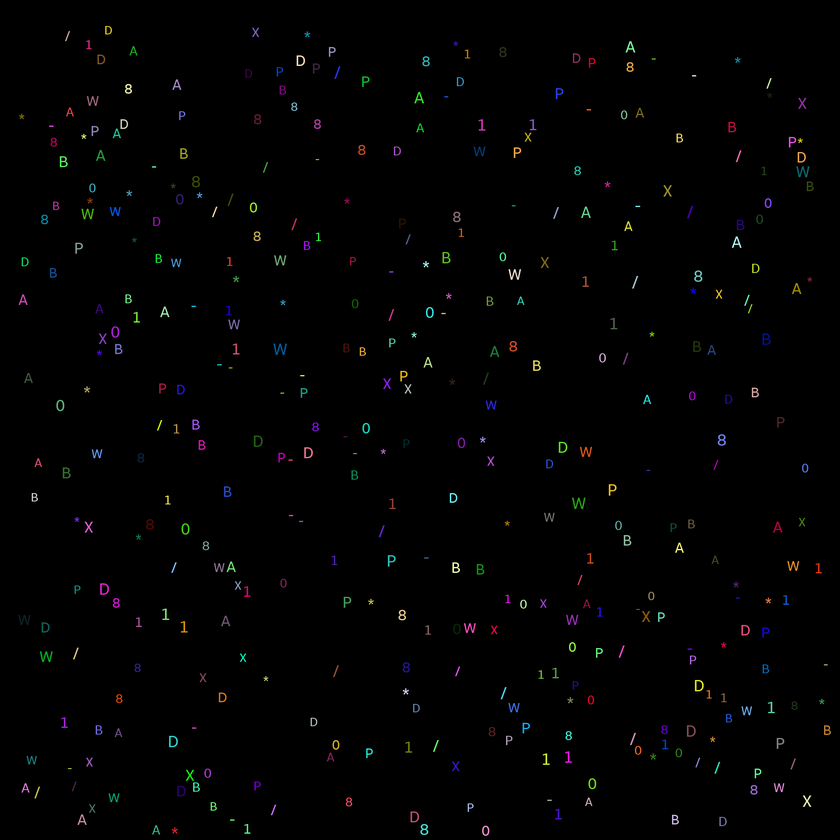
#> input picture LetterRecognition/images/symbols.png, 840 x 840 px, shrunk from 2000 x 2000 before the run
$ python alphabet.py
#> lines starting #> are read from the running program, lines starting #| are printed output that depends on the picture; after the words box and inside, x2 and y2 are one past the last pixel; in counts of white or black regions, pixels touching at a corner belong together; long printed decimals are rounded
# -*- coding: utf-8 -*-
import numpy as np
from skimage import filters
from skimage.measure import label, regionprops
from skimage import morphology
from skimage import draw
import matplotlib.pyplot as plt
import collections


def count_holes(s):
    s = np.logical_not(s).astype('uint8')

    ss = np.ones((s.shape[0] + 2, s.shape[1] + 2))
    ss[1:-1, 1:-1] = s

    LBs = label(ss)
    LBs[LBs == 1] = 0

    return len(np.unique(LBs))-1

def count_hatch(s):
    up = s[0, :]
    upe = np.zeros(len(up) + 2)
    upe[1: -1] = up
    upe = np.abs(np.diff(upe))

    intervals = np.where(upe > 0)[0]
    points_up = []

    for p1, p2 in zip( intervals[::2], intervals[1::2]):
        points_up.append((p2+p1) // 2)
#    print(points_up)

    down = s[-1, :]
    downe = np.zeros(len(down) + 2)
    downe[1: -1] = down
    downe = np.abs(np.diff(downe))

    intervals = np.where(downe > 0)[0]
    points_down = []

    for p1, p2 in zip( intervals[::2], intervals[1::2]):
        points_down.append((p2+p1) // 2)
    h = 0
    for p1 in points_up:
        for p2 in points_down:
            line = draw.line(0, p1, s.shape[0]-1, p2)

            if np.all(s[line] == 1):
                h += 1
    if h ==0:
        h = has_vline(s)
    return h

def has_vline(s):
    line = np.sum(s, 0) // s.shape[0]
    return 1 in line

def symb_center(s):
    s = np.logical_not(s).astype('uint8')

    ss = np.ones((s.shape[0] + 2, s.shape[1] + 2))
    ss[1:-1, 1:-1] = s

    LBs = label(ss)
    LBs[LBs == 1] = 0

#    labels = np.unique(LBs)
#    print(labels)

    coords_x = np.where(LBs == 2)[0]
    coords_y = np.where(LBs == 2)[1]
#    print(coords_y)
#    x_c = (max(coords_x) - min(coords_x))/2
#    y_c = (max(coords_y) - min(coords_y))/2
    x_c = np.mean(coords_x)
    y_c = np.mean(coords_y)

    return (y_c, x_c)

def recognite(s):
    holes = count_holes(s)
    if holes  == 2:
        hatches = count_hatch(s)
        if hatches == 1:
            return 'B'
        else:
            return '8'
    elif holes == 1:
        hatches = count_hatch(s)
        if hatches > 0:
            if has_vline(s):
                if symb_center(s)[1] <= s.shape[0]/2:
                    return 'P'
                else:
                    return 'D'
            else:
                return 'A'
        else:
            return '0'

    else:
        hatches = count_hatch(s)
        ratio = s.shape[0] / s.shape[1]

        if hatches == 4:
            return 'W'
        elif hatches == 2:
            return 'X'

        elif  ratio < 0.5:
            return '-'

        elif has_vline(s) and ratio > 1:
            return '1'

        elif hatches == 1 and 0.9 < ratio < 1.1:
            return '*'
        elif hatches == 1 and 1.9 < ratio < 2.1:
            return '/'
    return None


if __name__ == "__main__":
    alphabet = plt.imread("./images/symbols.png")
#> alphabet is the input picture: shape (840, 840, 3) float32; mean R, G, B 0.0077, 0.00774, 0.00781

    alphabet = np.mean(alphabet, 2)
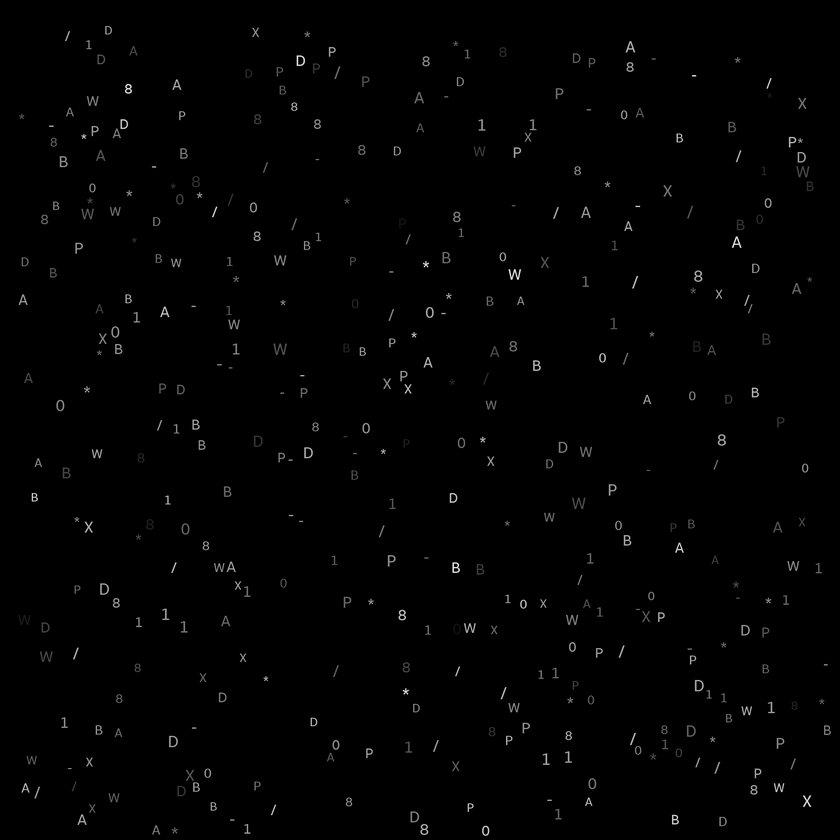
#> alphabet: shape (840, 840) float32; min 0, max 0.988, mean 0.00775

    thresh = filters.threshold_otsu(alphabet)
#> thresh = 0.21

    alphabet[alphabet < thresh] = 0
    alphabet[alphabet >= thresh] = 1
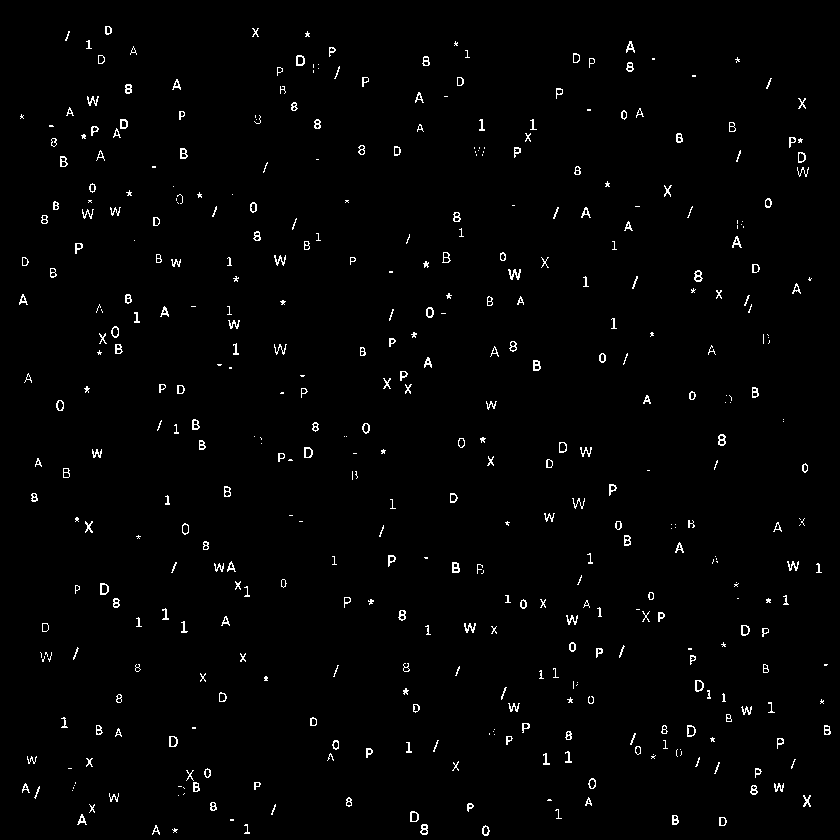
#> alphabet: shape (840, 840) float32; values 0 (black) and 1 (white), 1.5% white in thin lines or dots

    b_alpha = np.zeros_like(alphabet)
    b_alpha[alphabet < thresh] = 1
    b_alpha[alphabet >= thresh] = 0

    LB = label(alphabet)
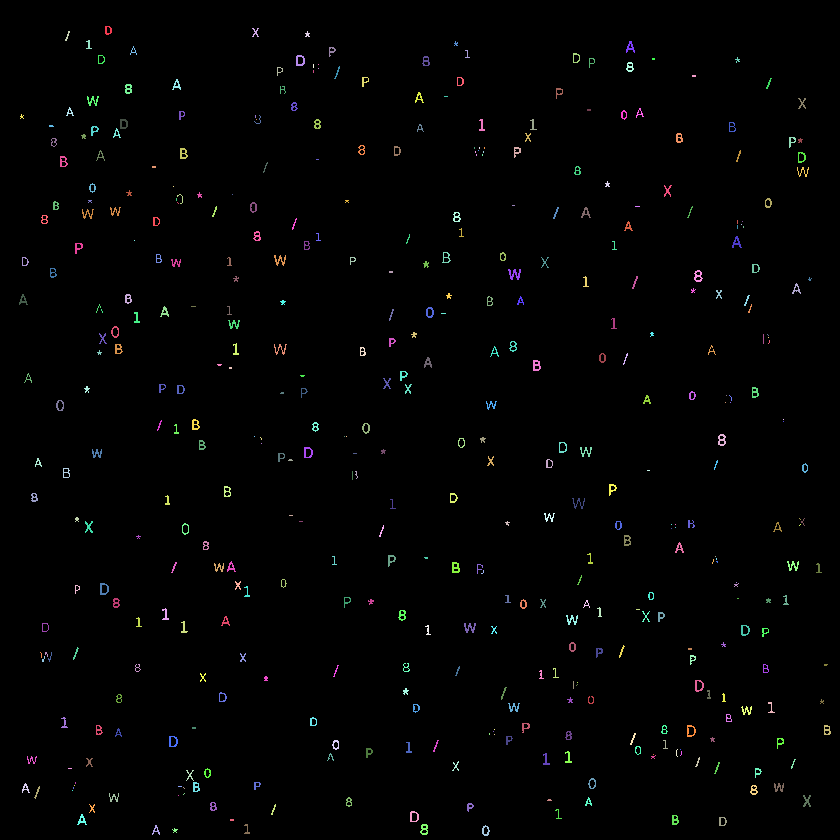
#> LB: shape (840, 840) int64; 439 distinct labels, from 0 to 438; one colour per label, 0 black
    props = regionprops(LB)
#> props = 438 regions; largest, box (x1, y1, x2, y2) and area: (508, 269, 521, 280) 74, (452, 562, 460, 573) 62, (464, 623, 476, 633) 61, (274, 255, 286, 266) 59, (533, 360, 541, 371) 59

#    s = props[7].image
#    print(len(props))

    defdict = collections.defaultdict()
    alph = {'strange_symbol':0}

    for i in range(len(props)):
        s = props[i].image
        symb = recognite(s)

        if symb == None:
            alph['strange_symbol'] += 1
        else:
            if symb in alph:
                alph[symb] += 1
            else:
                alph[symb] = 1
#> this loop made 438 passes
#> holes in recognite on passes 6, 15, 28: 0, 0, 0

    count = 0

    for key in alph:
        if key !=  'strange_symbol':
            count += alph[key]
#> this loop made 13 passes
    print('Процент распознавания:', (count / len(props)  * 100))
#| Процент распознавания: 72.374
    print(alph)
#| {'strange_symbol': 121, 'D': 20, '/': 9, '1': 79, 'A': 22, 'X': 22, 'P': 27, '8': 18, '*': 54, 'B': 23, '-': 18, '0': 24, 'W': 1}

# [5 lines of commented-out code are left out]

$ run again, with LetterRecognition/images/alphabet.png copied over LetterRecognition/images/symbols.png
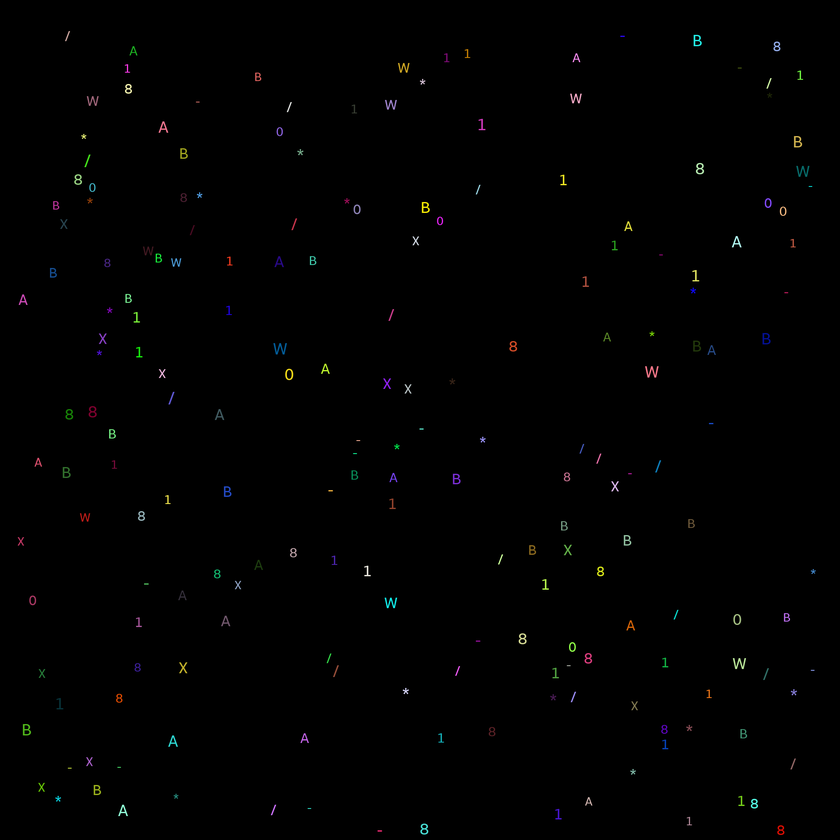
#> input picture LetterRecognition/images/alphabet.png, 840 x 840 px, shrunk from 2000 x 2000 before the run
#> alphabet is the input picture: shape (840, 840, 3) float32; mean R, G, B 0.00387, 0.00397, 0.00369
#> thresh = 0.223
#> `alphabet[alphabet >= thresh] = 1`:
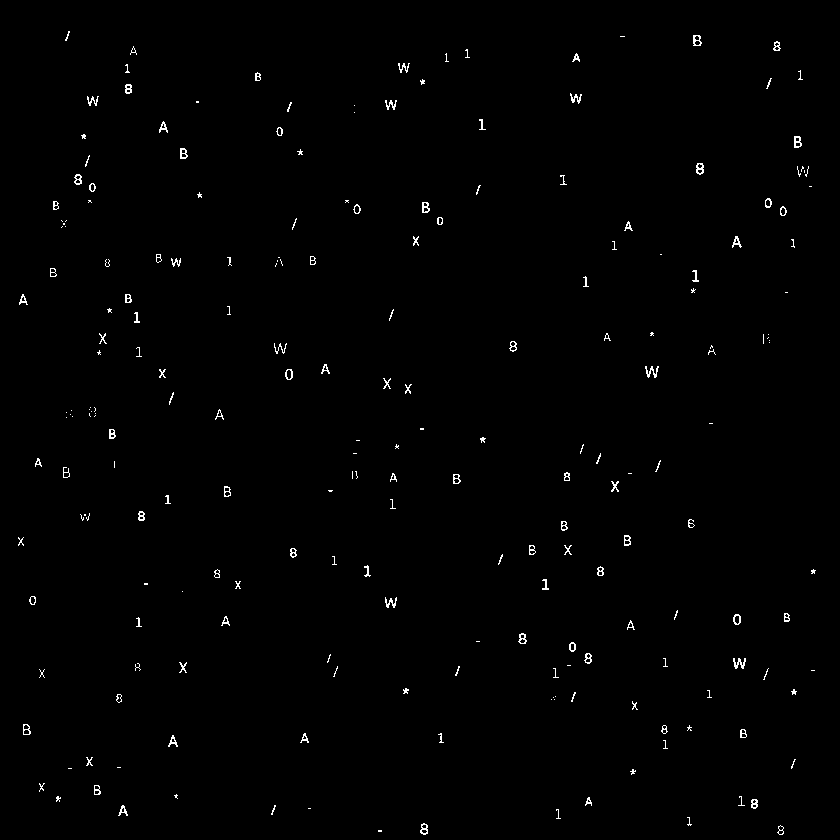
#> alphabet: shape (840, 840) float32; values 0 (black) and 1 (white), 0.71% white in thin lines or dots
#> LB: shape (840, 840) int64; 223 distinct labels, from 0 to 222
#> props = 222 regions; largest, box (x1, y1, x2, y2) and area: (733, 658, 746, 669) 76, (645, 366, 659, 378) 75, (385, 597, 397, 608) 64, (794, 136, 802, 148) 62, (696, 163, 704, 175) 61
#> the loop `for i in range(len(props)):` made 222 passes
#> holes in recognite on passes 2, 4: 2, 2
#> the loop `for key in alph:` made 13 passes
#| Процент распознавания: 68.468
#| {'strange_symbol': 70, '/': 5, 'B': 13, '-': 14, '8': 12, 'X': 10, '1': 34, 'A': 13, '0': 11, '*': 36, 'D': 2, 'W': 1, 'P': 1}
